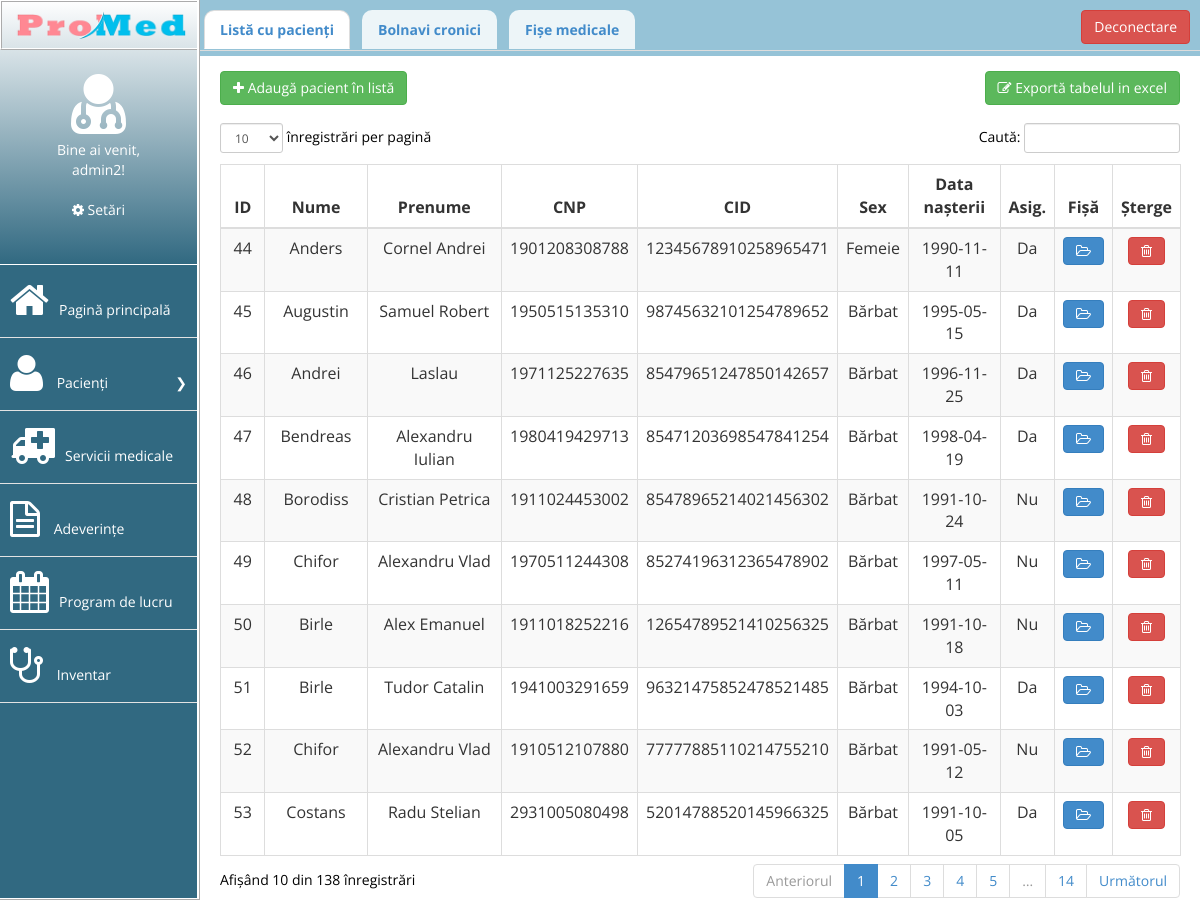
The page /pacienti/pacienti.php (signed in) on the database its author committed.
### tables this page shows
CREATE TABLE "pacienti" (
	`id`	INTEGER,
	`nume`	TEXT,
	`prenume`	TEXT,
	`CNP`	TEXT UNIQUE,
	`CID`	TEXT UNIQUE,
	`sex`	INTEGER,
	`datan`	TEXT,
	`asigurat`	INTEGER,
	PRIMARY KEY(`id`)
);

### pacienti/pacienti.php (the view, shortened to what this page needs)
<?php
include("../header.php");
include("../dbconn.php");
?>
<html>
<head>
</head>
<body>
<?php include("../meniu.php");?>
<div class="sheet">
<div class="panel-body">
	<ul class="nav nav-tabs">
    	<li class="active"><a href="#lista" name="lista" data-toggle="tab">Listă cu pacienți</a></li>
    	<li class=""><a href="#bolnavi" name="bolnavi" data-toggle="tab">Bolnavi cronici</a></li>
		<li class=""><a href="#indexfisa" name="indexfisa" data-toggle="tab">Fișe medicale</a></li>
        <a class="btn btn-danger" href="../logout.php" id="logout">Deconectare</a>
	</ul>
</div>
<div class="tab-content">
    <div class="tab-pane fade active in" id="lista">
    	<div class="panou_butoane">
    		<button class="btn btn-success" onclick="lanseaza_modal()"><i class="fa fa-plus "></i>  Adaugă pacient în listă</button>
    		<button class="btn btn-success" style="float:right"><i class="fa fa-edit "></i> Exportă tabelul in excel</button>
    	</div>
    	<div class="panou-tabel">
    	<div class="table-responsive">
                                <table class="table table-striped table-bordered table-hover" id="tabel-cu-pacienti">
                                    <thead>
                                        <tr>
                                            <th>ID</th>
                                            <th>Nume</th>
                                            <th>Prenume</th>
                                            <th>CNP</th>
                                            <th>CID</th>
                                            <th>Sex</th>
                                            <th>Data nașterii</th>
                                            <th>Asig.</th>
                                            <th>Fișă</th>
                                            <th>Șterge</th>
                                        </tr>
                                    </thead>
                                    <tbody>
                                        <?php
                                        $n = 8;
										$result = $conn->prepare("SELECT * FROM pacienti ORDER BY id ASC");
										$result->execute();
										$nr = 0;
										for($j=0; $row = $result->fetch(); $j++){
											$id = $row['id'];
											$nr++;
										?>
										<tr name="<?php echo $id; ?>">
										<?php for($i=0; $i<$n; $i++){ ?>
											<td onclick="lanseaza_modal_editare(<?php echo $id; ?>, <?php echo $nr; ?>)"> <?php echo $row[$i]; ?></td>
										<?php } ?>
											<td><a class="btn btn-primary" name="<?php echo $id; ?>" onclick="open_fisa(this.name);"><i class="fa fa-folder-open-o"></i></a></td>
											<td><a class="btn btn-danger" name="<?php echo $id; ?>" onclick="sterge_pacient(this.name);"><i class="fa fa-trash-o"></i></a></td>
										</tr>
										<?php } ?>
                                    </tbody>
                                </table>
                            </div>
               </div>
    </div>
    <div class="tab-pane fade" id="bolnavi"><?php include("bolnavi.php") ?></div>
    <div class="tab-pane fade" id="indexfisa"><?php include("indexfisa.php") ?></div>
</div>
</div>
</body>
</html>

### rows shown on the page
pacienti: id "44", nume "Anders", prenume "Cornel Andrei", CNP "1901208308788", CID "12345678910258965471", sex "Femeie", datan "1990-11-11", asigurat "Da"
pacienti: id "45", nume "Augustin", prenume "Samuel Robert", CNP "1950515135310", CID "98745632101254789652", sex "Bărbat", datan "1995-05-15", asigurat "Da"
pacienti: id "46", nume "Andrei", prenume "Laslau", CNP "1971125227635", CID "85479651247850142657", sex "Bărbat", datan "1996-11-25", asigurat "Da"
pacienti: id "47", nume "Bendreas", prenume "Alexandru Iulian", CNP "1980419429713", CID "85471203698547841254", sex "Bărbat", datan "1998-04-19", asigurat "Da"
pacienti: id "48", nume "Borodiss", prenume "Cristian Petrica", CNP "1911024453002", CID "85478965214021456302", sex "Bărbat", datan "1991-10-24", asigurat "Nu"
pacienti: id "49", nume "Chifor", prenume "Alexandru Vlad", CNP "1970511244308", CID "85274196312365478902", sex "Bărbat", datan "1997-05-11", asigurat "Nu"
pacienti: id "50", nume "Birle", prenume "Alex Emanuel", CNP "1911018252216", CID "12654789521410256325", sex "Bărbat", datan "1991-10-18", asigurat "Nu"
pacienti: id "51", nume "Birle", prenume "Tudor Catalin", CNP "1941003291659", CID "96321475852478521485", sex "Bărbat", datan "1994-10-03", asigurat "Da"
pacienti: id "52", nume "Chifor", prenume "Alexandru Vlad", CNP "1910512107880", CID "77777885110214755210", sex "Bărbat", datan "1991-05-12", asigurat "Nu"
pacienti: id "53", nume "Costans", prenume "Radu Stelian", CNP "2931005080498", CID "52014788520145966325", sex "Bărbat", datan "1991-10-05", asigurat "Da"

### other values the page prints
$_SESSION['nume'] "admin2"
